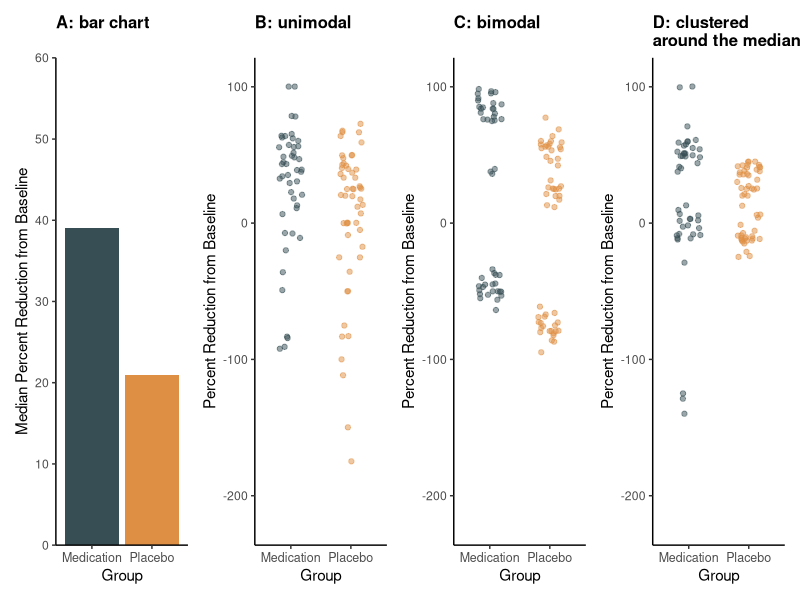
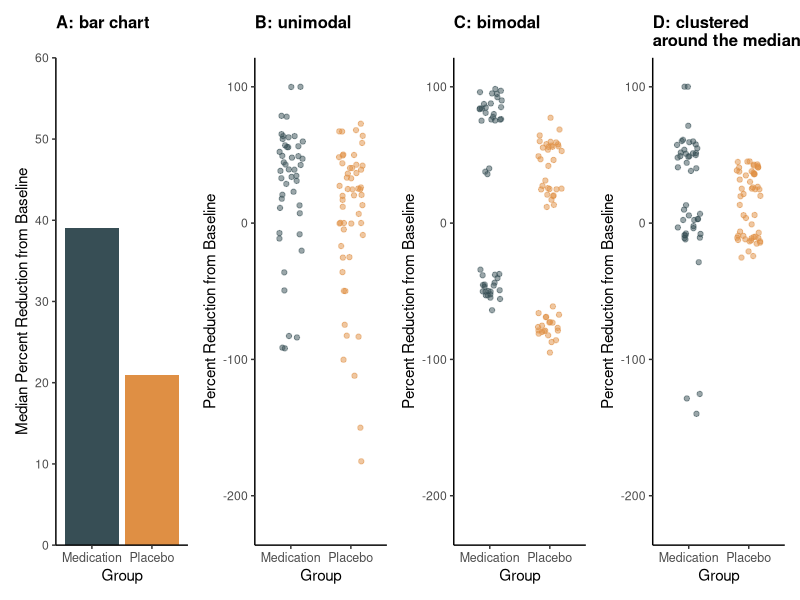
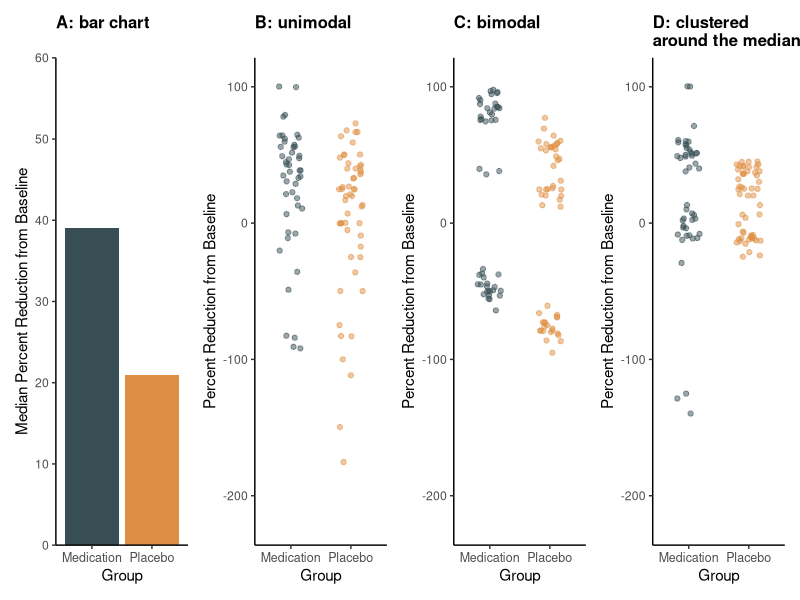

The R source for these figures, in order:
###packages##
library(tidyverse)
library(patchwork)
library(ggsci)
library(svglite)

figure_1_data <- read_csv("2024_07_05_bar_plot_example.csv")


figure_1_data_medians <- figure_1_data %>%
  group_by(group)%>%
  reframe(distribution_1_median = median(percent_reduction_distribution_1),
          distribution_2_median = median(percent_reduction_distribution_2),
          distribution_3_median = median(percent_reduction_distribution_3)
          )%>%
  ungroup()

jama_color_reordered_2 <- c("#79AF97FF", "#374E55FF", "#DF8F44FF", "#6A6599FF","#00A1D5FF", "#B24745FF")

theme_custom <- theme_classic() +
  theme(
    plot.title = element_text(size = 12, face = "bold"),
    plot.caption = element_text(size = 10, hjust = 0),
    axis.text.x = element_text(size = 9)  # Rotate x-axis text for better readability
  )

bar_plot_1 <- ggplot(figure_1_data_medians, aes(x = group, y = distribution_1_median, fill = group))+
  geom_col()+
  labs(
      title = "A: bar chart",
       y = "Median Percent Reduction from Baseline",
       x = "Group")+
  scale_fill_jama()+
  scale_color_jama()+
  theme_custom+
  scale_y_continuous(limits = c(0, 60), expand = c(0, 0)) +
  theme(legend.position = "none")


d1 <- ggplot(figure_1_data, aes(x= group, y = percent_reduction_distribution_1, color = group))+
  #geom_boxplot()+
  geom_jitter(width = .2, alpha = 0.5)+
  labs(
    title = "B: unimodal",
    x= "Group",
    y = "Percent Reduction from Baseline"
  )+
  scale_fill_jama()+
  scale_color_jama()+
  theme_custom+
  ylim(-220,105)+
  theme(legend.position = "none")

d2 <- ggplot(figure_1_data, aes(x= group, y = percent_reduction_distribution_2, color = group))+
  #geom_boxplot()+
  geom_jitter(width = .2, alpha = 0.5)+
  labs(
    title = "C: bimodal",
    x= "Group",
    y = "Percent Reduction from Baseline"
  )+
  scale_fill_jama()+
  scale_color_jama()+
  theme_custom+
  ylim(-220,105)+
  theme(legend.position = "none")

d3 <- ggplot(figure_1_data, aes(x= group, y = percent_reduction_distribution_3, color = group))+
  #geom_boxplot()+
  geom_jitter(width = .2, alpha = 0.5)+
  labs(
    title = "D: clustered\naround the median",
    x= "Group",
    y = "Percent Reduction from Baseline"
  )+
  scale_fill_jama()+
  scale_color_jama()+
  theme_custom+
  ylim(-220,105)+
  theme(legend.position = "none")

# Combine the plots using patchwork
combined_plot <- bar_plot_1 | d1 | d2 | d3

# Display the combined plot
combined_plot

ggsave("2024_07_05_different_distributions.png", plot = combined_plot, width = 9, height = 6, dpi = 1800)


# save as an SVG file
ggsave(filename = "2024_07_05_different_distributions.svg", plot = combined_plot, width = 9, height = 6, unit = "in")
